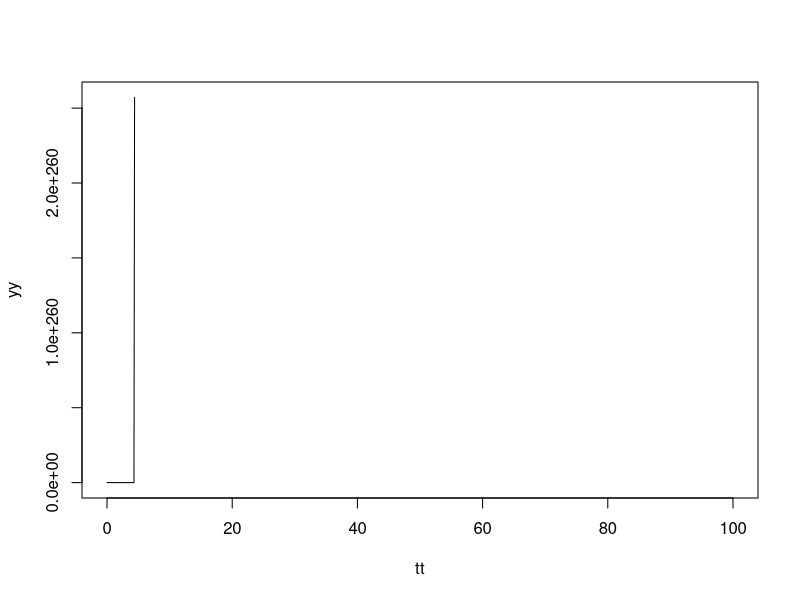

Write the R code that produced this figure.
landa = 1

tao = 1

del = .1

t = seq(0,1,del)

np = length(t)

y = rep(0.5, np)

tt = seq(0,100,del)
npt = length(tt)

yy =  rep(0, npt)
y1 = .5
yy[1] = y1

for (i in 2:np){
  y2 = y1 + landa*y1*(1 - y[i-1])
  yy[i] = y2
  y1 = y2
}

for (i in (np+1):npt){
  y2 = y1 + landa*y1*(1 - yy[i-np])
  yy[i] = y2
  y1 = y2
}

plot(tt, yy, type='l')
